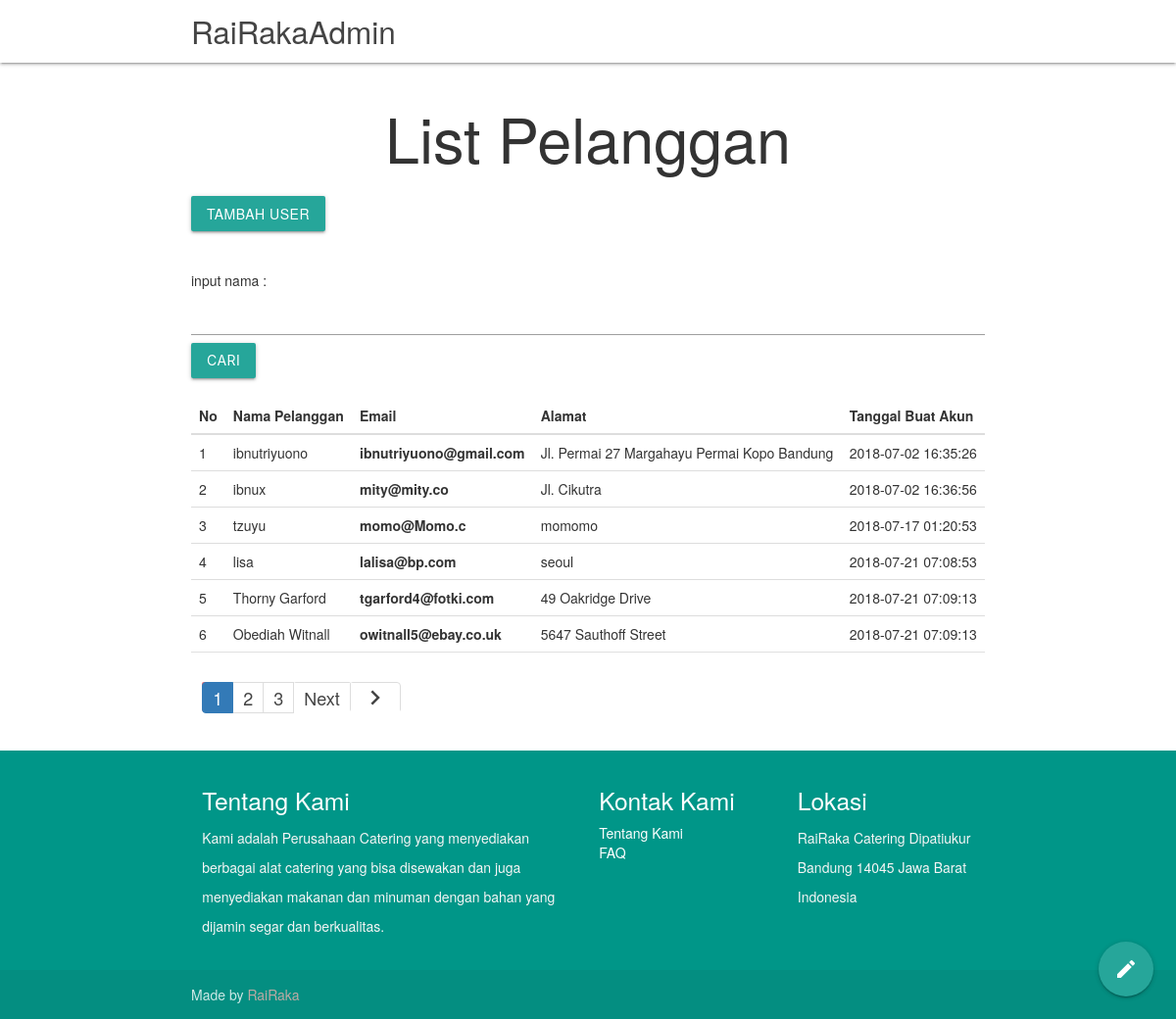
The app's page /index.php/admin/list_user with its own data.
### tables this page shows
CREATE TABLE `users` (
  `user_id` int(11) NOT NULL AUTO_INCREMENT,
  `name` varchar(255) NOT NULL,
  `email` varchar(255) NOT NULL,
  `username` varchar(255) NOT NULL,
  `password` varchar(255) NOT NULL,
  `register_date` timestamp NOT NULL DEFAULT CURRENT_TIMESTAMP,
  `alamat` varchar(255) DEFAULT NULL,
  PRIMARY KEY (`user_id`)
);

### index.php (called while the page is built, shortened)
<?php
require_once BASEPATH.'core/CodeIgniter.php';

### application/models/Admin_Model.php (called while the page is built, shortened)
<?php
	class Admin_model extends CI_Model{
		function data($number,$offset){
			return $query = $this->db->get('users',$number,$offset)->result();
		}
	}

### application/views/admin/users.php (the view, shortened to what this page needs)
<div class="container">
	<h1 class="center-align">List Pelanggan</h1>
	<a href="<?php echo base_url(); ?>users/register" class="btn btn-primary">Tambah User</a>
	<br>
	<br>
	<br>
	<?php print 'input nama : ';?>
	<br>
	<form action="<?php print site_url();?>admin/cari" method=POST>
	<input type=text name=cari> <input type=submit class="btn" value="cari">
	</form>
	<br>
	<table class="table">
		<thead>
			<tr>
                <th>No</th>
				<th>Nama Pelanggan</th>
				<th>Email</th>
                <th>Alamat</th>
                <th>Tanggal Buat Akun</th>
			</tr>
		</thead>
		<tbody>
			<?php
			 foreach($user as $u) : ?>
				<tr>
                    <td>
                        <?php echo $u->user_id;?>
                    </td>
					<td>
                        <?php echo $u->name ?>
					</td>
					<th>
						<?php echo $u->email ?>
                    </th>
                    <td>
                        <?php echo $u->alamat ?>
                    </td>
					<td>
						<?php echo $u->register_date?>
                    </td>
				</tr>
				<?php endforeach; ?>
		</tbody>
	</table>
    <div class="row">
        <div class="col md6 offset-md6">
            <div class="center-align">
            <?php
            echo $this->pagination->create_links();
            ?>
            </div>
        </div>
    </div>
</div>

### records on screen
users: user_id "1", name "ibnutriyuono", email "ibnutriyuono@gmail.com", alamat "Jl. Permai 27 Margahayu Permai Kopo Bandung", register_date "2018-07-02 16:35:26"
users: user_id "2", name "ibnux", email "mity@mity.co", alamat "Jl. Cikutra", register_date "2018-07-02 16:36:56"
users: user_id "3", name "tzuyu", email "momo@Momo.c", alamat "momomo", register_date "2018-07-17 01:20:53"
users: user_id "4", name "lisa", email "lalisa@bp.com", alamat "seoul", register_date "2018-07-21 07:08:53"
users: user_id "5", name "Thorny Garford", email "tgarford4@fotki.com", alamat "49 Oakridge Drive", register_date "2018-07-21 07:09:13"
users: user_id "6", name "Obediah Witnall", email "owitnall5@ebay.co.uk", alamat "5647 Sauthoff Street", register_date "2018-07-21 07:09:13"

### other values on screen
$this->pagination->create_links() "1 2 3 Next"
